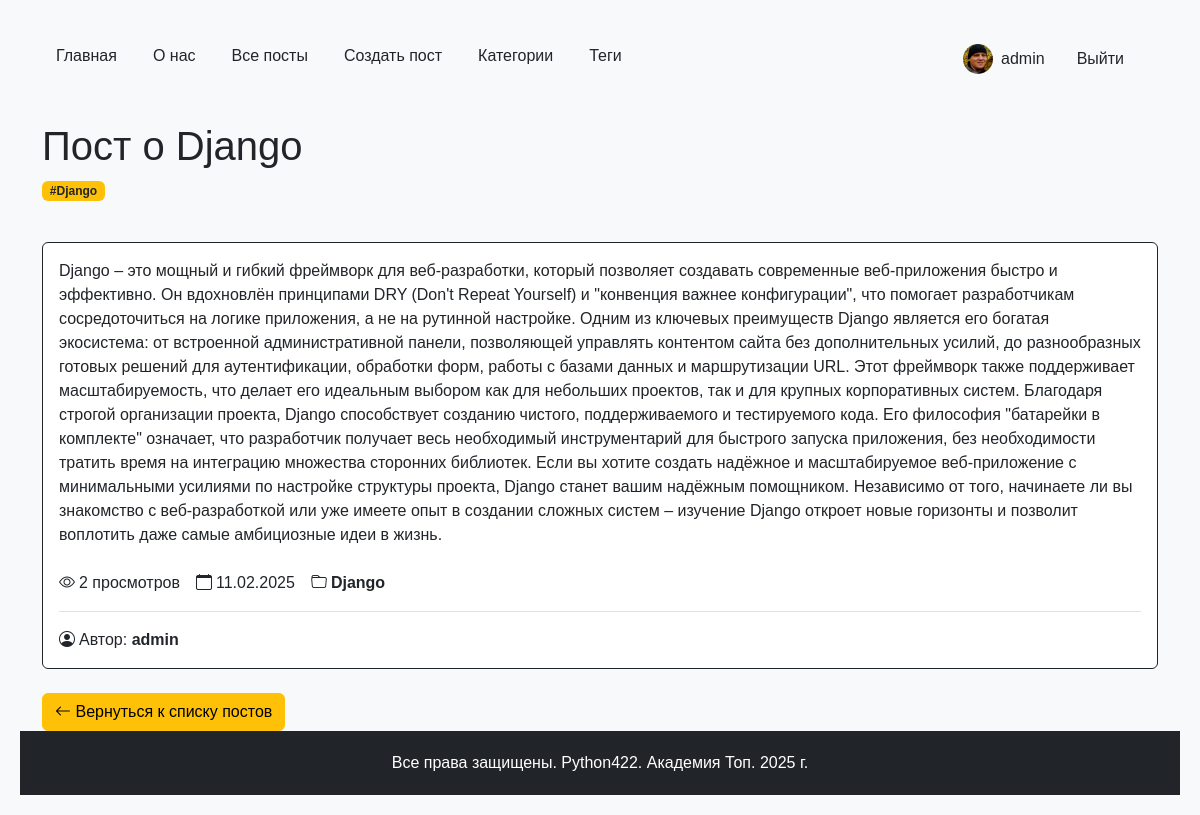
/posts/post-o-django/ (signed in), run on the app's committed database.
### users_app/models.py (models this page shows, shortened)
class CustomUser(AbstractUser):
    avatar = models.ImageField(
        upload_to='users/avatars/%Y/%m/%d/',
        blank=True,
        null=True,
        verbose_name='Аватар'
    )
    github_id = models.CharField(
        max_length=50,
        blank=True,
        null=True,
        verbose_name='GitHub ID'
    )
    vk_id = models.CharField(
        max_length=50,
        blank=True,
        null=True,
        verbose_name='VK ID'
    )
    telegram_id = models.CharField(
        max_length=50,
        blank=True,
        null=True,
        verbose_name='Telegram ID'
    )
    birth_date = models.DateField(
        blank=True,
        null=True,
        verbose_name='Дата рождения'
    )
    bio = models.TextField(
        max_length=1000,
        blank=True,
        verbose_name='О себе'
    )
    class Meta:
        verbose_name = 'Пользователь'
        verbose_name_plural = 'Пользователи'

### python_blog/models.py (models this page shows, shortened)
class Post(models.Model):
    STATUS_CHOICES = [
        ("draft", "Черновик"),
        ("review", "На проверке"),
        ("reviewed", "Проверено"),
        ("published", "Опубликовано"),
    ]
    title = models.CharField(max_length=100, unique=True, verbose_name="Заголовок")
    slug = models.SlugField(max_length=250, unique=True, verbose_name="Слаг", blank=True, null=True)
    content = models.TextField(verbose_name="Контент")
    author = models.ForeignKey(get_user_model(), on_delete=models.CASCADE, verbose_name="Автор", related_name="posts", default=None, null=True)
    created_at = models.DateTimeField(auto_now_add=True, verbose_name="Дата создания")
    updated_at = models.DateTimeField(auto_now=True, verbose_name="Дата обновления")
    views = models.PositiveIntegerField(default=0, verbose_name="Просмотры")
    status = models.CharField(
        max_length=10, choices=STATUS_CHOICES, default="review", verbose_name="Статус"
    )
    category = models.ForeignKey(
        "Category",  # Ссылка на модель Category
        on_delete=models.SET_NULL,  # При удалении категории, установить значение NULL
        blank=True,  # Не требуем в формах заполнения
        null=True,  # Разрешаем значение NULL в базе данных
        related_name="posts",  # Имя обратной связи
        default=None,  # По умолчанию значение NULL
        verbose_name="Категория",
    )
    tags = models.ManyToManyField("Tag", related_name="posts", verbose_name="Теги")
    class Meta:
        ordering = ["-created_at"]
        verbose_name = "Пост"
        verbose_name_plural = "Посты"

class Tag(models.Model):
    name = models.CharField(max_length=100, verbose_name="Название")
    slug = models.SlugField(max_length=250, unique=True, verbose_name="Слаг")
    def __str__(self):
        return self.name
    class Meta:
        verbose_name = "Тег"
        verbose_name_plural = "Теги"
        ordering = ["name"]

class Category(models.Model):
    name = models.CharField(max_length=200, verbose_name="Название")
    slug = models.SlugField(max_length=250, unique=True, verbose_name="Слаг")
    description = models.TextField(
        blank=True, null=True, default="Без описания", verbose_name="Описание"
    )
    class Meta:
        verbose_name = "Категория"
        verbose_name_plural = "Категории"
        ordering = ["name"]

### python_blog/views.py (the view)
# urls.py: path('<slug:post_slug>/', post_detail, name='post_detail'),
def post_detail(request, post_slug):
    post = (
        Post.objects.select_related("category", "author")
        .prefetch_related("tags")
        .get(slug=post_slug)
    )
    session = request.session
    key = f"viewed_posts_{post.id}"
    if key not in session:
        Post.objects.filter(id=post.id).update(views=F("views") + 1)
        session[key] = True
        post.refresh_from_db()  # Обновляем объект
    context = {"title": post.title, "post": post}
    return render(request, "python_blog/post_detail.html", context)

### python_blog/context_processors.py (called while the page is built)
def menu_items(request):
    menu = [
    {"title": "Главная", "url_name": "main"},
    {"title": "О нас", "url_name": "about"},
    {"title": "Все посты", "url_name": "blog:posts"},
    {"title": "Создать пост", "url_name": "blog:post_create"},
    {"title": "Категории", "url_name": "blog:categories"},
    {"title": "Теги", "url_name": "blog:tags"},
]
    current_url_name = request.resolver_match.view_name
    for item in menu:
        item['is_active'] = current_url_name == item['url_name']
    return {'menu_items': menu}

### users_app/context_processors.py (called while the page is built)
def profile_menu_items(request):
    menu = [
        {
            "title": "Информация",
            "url_name": "users:profile_detail",
            "icon": "bi-person-circle"
        },
        {
            "title": "Редактировать профиль",
            "url_name": "users:profile_edit",
            "icon": "bi-pencil-square"
        },
        {
            "title": "Сменить пароль",
            "url_name": "users:profile_password",
            "icon": "bi-key"
        },
    ]
    if request.resolver_match:
        current_url_name = request.resolver_match.url_name
        for item in menu:
            item['is_active'] = current_url_name == item['url_name']
    return {'profile_menu_items': menu}

### python_blog/templates/python_blog/post_detail.html (shortened to what this page needs)
{% extends "base.html" %}
{% block content %}
<div class="container mt-4">
    <div class="row mb-4">
        <div class="col-12">
            <h1 class="text-dark">{{ post.title }}</h1>
            <div class="mb-3">
                {% for tag in post.tags.all %}
                <a href="{% url 'blog:tag_detail' tag.slug %}" class="text-decoration-none">
                    <span class="badge bg-warning text-dark me-1">#{{ tag }}</span>
                </a>
                {% endfor %}
            </div>
        </div>
    </div>
    <div class="row">
        <div class="col-12">
            <div class="card border-dark">
                <div class="card-body">
                    <p class="card-text">{{ post.content }}</p>
                    <div class="stats mt-4 pb-3 border-bottom d-flex flex-wrap gap-3">
                        <span class="d-flex align-items-center text-dark">
                            <i class="bi bi-eye me-1"></i>
                            <span class="stats-text">{{ post.views }} просмотров</span>
                        </span>
                        <span class="d-flex align-items-center text-dark">
                            <i class="bi bi-calendar me-1"></i>
                            <span class="stats-text">{{ post.created_at|date:"d.m.Y" }}</span>
                        </span>
                        {% if post.category %}
                            <span class="d-flex align-items-center text-dark">
                                <i class="bi bi-folder me-1"></i>
                                <a href="{% url 'blog:category_detail' post.category.slug %}"
                                   class="text-decoration-none text-dark fw-bold stats-text">
                                    {{ post.category.name }}
                                </a>
                            </span>
                        {% endif %}
                    </div>
                    <div class="author mt-3">
                        <span class="d-flex align-items-center text-dark">
                            <i class="bi bi-person-circle me-1"></i>
                            <span class="stats-text">Автор: <span class="fw-bold">{{ post.author.username }}</span></span>
                        </span>
                    </div>
                </div>
            </div>
        </div>
    </div>
    <div class="row mt-4">
        <div class="col-12">
            <a href="{% url 'blog:posts' %}" class="btn btn-warning d-none d-md-inline-block">
                <i class="bi bi-arrow-left"></i> Вернуться к списку постов
            </a>
        </div>
    </div>
</div>
{% endblock %}

### templates/menu_include.html (shortened to what this page needs)
<nav class="navbar navbar-expand-md">
    <div class="container-fluid">
        <div class="collapse navbar-collapse" id="navbarNav">
            <ul class="navbar-nav">
                {% for item in menu_items %}
                    <li class="nav-item">
                        <a class="nav-link {% if item.is_active %}active{% endif %}"
                           href="{% url item.url_name %}">
                            {{ item.title }}
                        </a>
                    </li>
                {% endfor %}
                <li class="nav-item ms-md-auto">
                    {% if user.is_authenticated %}
                        <div class="d-flex align-items-center">
                            <a href="{% url 'users:profile_detail' pk=user.pk %}" class="nav-link d-flex align-items-center me-3">
                                {% if user.avatar %}
                                    <img src="{{ user.avatar.url }}"
                                         class="rounded-circle me-2"
                                         alt="Аватар"
                                         style="width: 30px; height: 30px; object-fit: cover;">
                                {% else %}
                                    <div class="rounded-circle bg-dark d-flex align-items-center justify-content-center me-2"
                                         style="width: 30px; height: 30px;">
                                        <i class="bi bi-person-fill text-warning" style="font-size: 1.2rem;"></i>
                                    </div>
                                {% endif %}
                                {{user.username}}
                            </a>
                            <form action="{% url 'users:logout' %}" method="POST" class="d-inline">
                                <button type="submit" class="btn nav-link">Выйти</button>
                            </form>
                        </div>
                    {% else %}
                        <div class="d-flex">
                            <a href="{% url 'users:register' %}" class="nav-link me-3">Регистрация</a>
                            <span class="nav-link me-3">|</span>
                            <a href="{% url 'users:login' %}" class="nav-link">Вход</a>
                        </div>
                    {% endif %}
                </li>
            </ul>
        </div>
    </div>
</nav>

### static/css/main.css (style rules this page uses)
body { min-height: 100vh; display: flex; flex-direction: column; margin: 0; padding: 20px; background-color: #f8f9fa; font-family: Arial, sans-serif; }
nav ul { list-style: none; padding: 0; }
nav ul li { display: inline; margin-right: 20px; }
nav ul li a { color: #212529; text-decoration: none; }
.navbar { background-color: #f8f9fa; padding: 1rem; }
.navbar-nav { width: 100%; }
.nav-link { color: #212529; text-decoration: none; padding: 0.5rem 1rem; }
.stats-text { white-space: nowrap; }

### data on the page
CustomUser: avatar (picture), username "admin"
Post: title "Пост о Django", content "Django – это мощный и гибкий фреймворк для веб-разработки, который позволяет создавать современные веб-приложения быстро и эффективно. Он вдохновлён принципами DRY (Don't Repeat Yourself) и \"конвенция важнее конфигурации\", что помогает разработчикам сосредоточиться на логике приложения, а не на рутинной настройке. Одним из ключевых преимуществ Django является его богатая экосистема: от встроенной административной панели, позволяющей управлять контентом сайта без дополнительных усилий, до разнообразных готовых решений для аутентификации, обработки форм, работы с базами данных и маршрутизации URL. Этот фреймворк также поддерживает масштабируемость, что делает его идеальным выбором как для…", views "2", created_at "11.02.2025", category.name "Django", author.username "admin"
Tag: name "Django"

### other printed values
{{ item.title }} "Главная" "О нас" "Все посты" "Создать пост" "Категории" "Теги"
